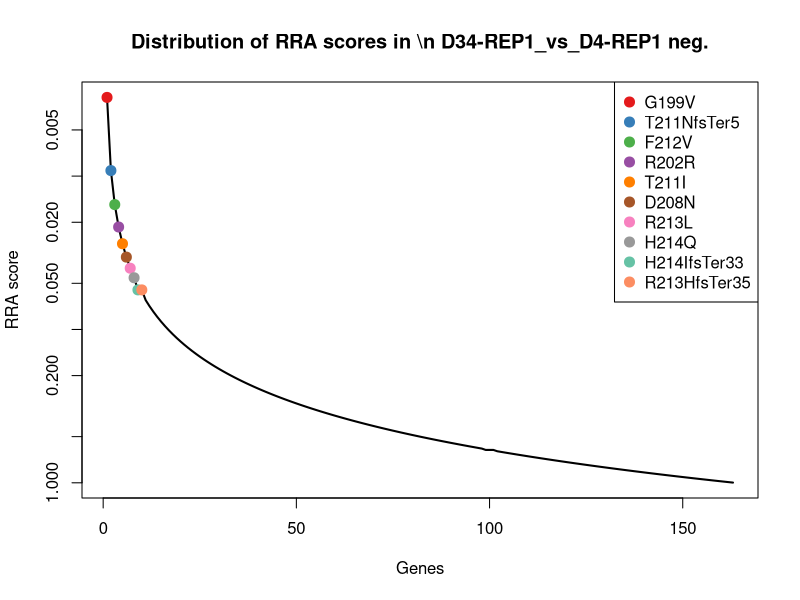
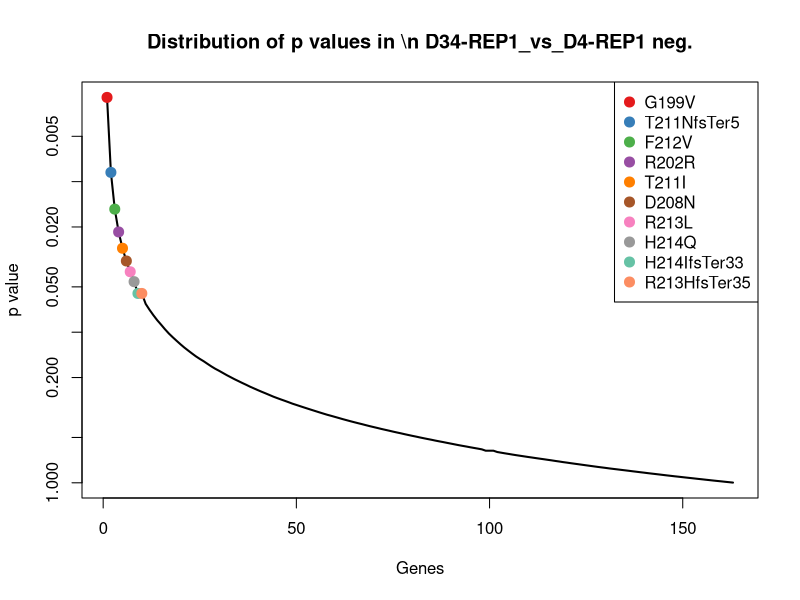
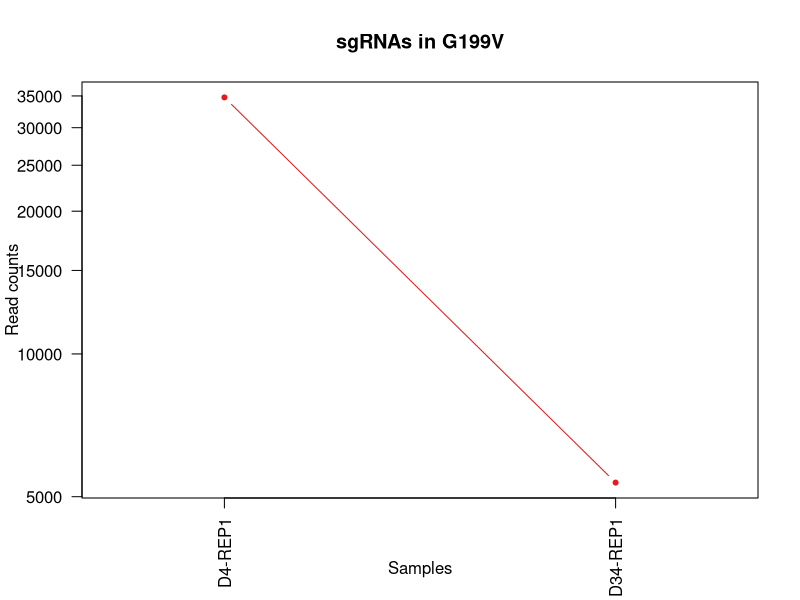
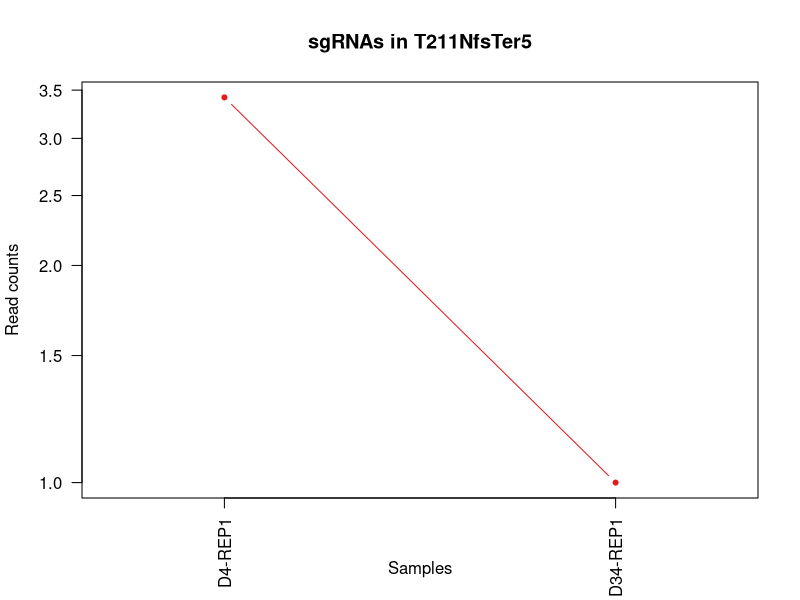
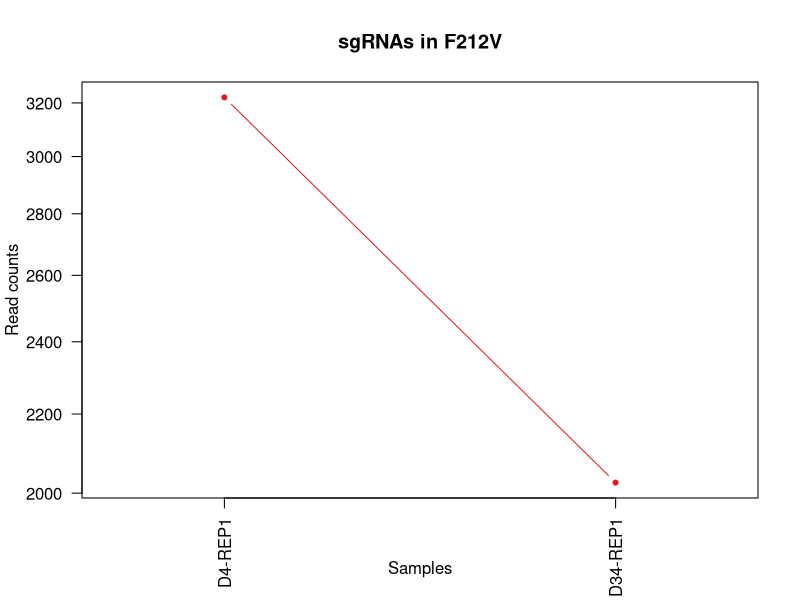
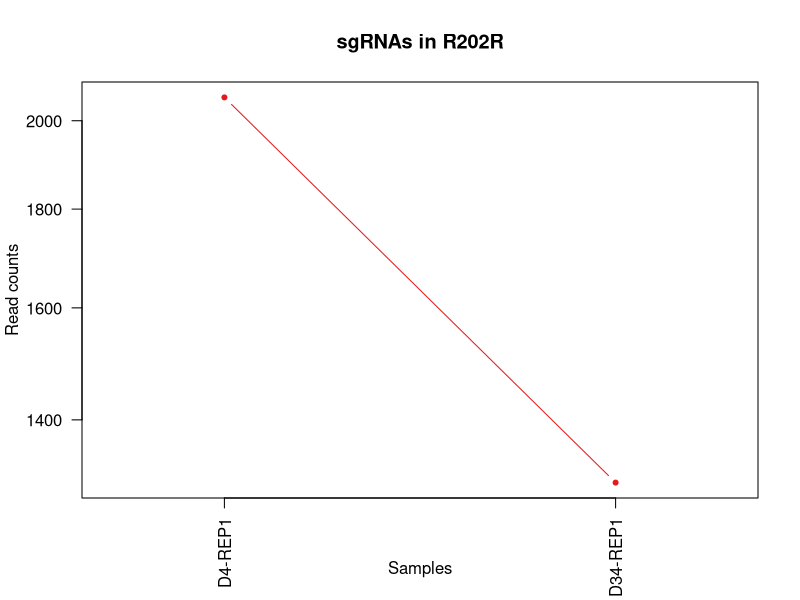
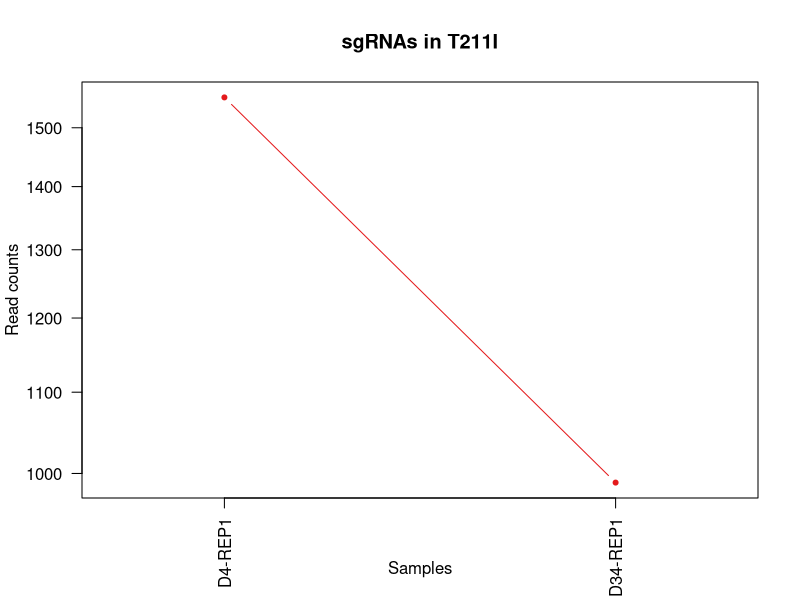
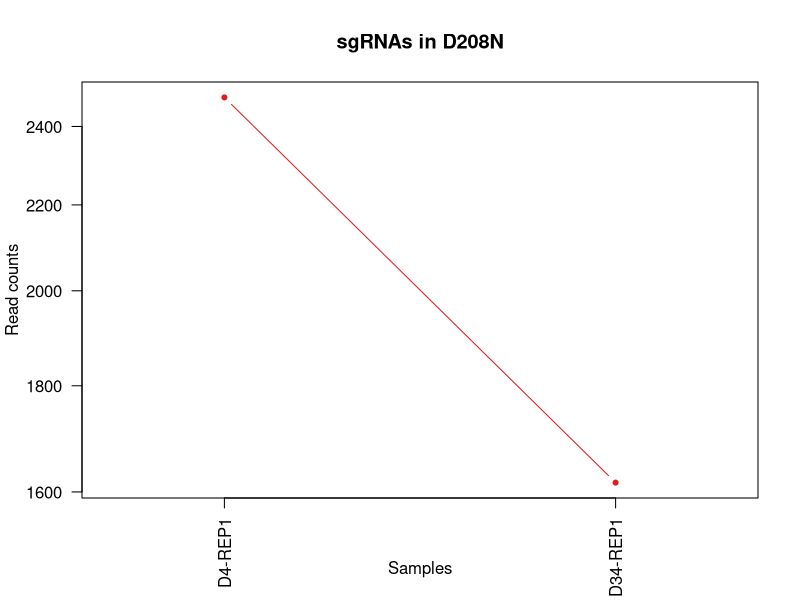

Generate these figures, in order, with R: (Note: this script raises an error after producing the figures.)
pdf(file='amp1_D34_D4_endogenous.pdf',width=4.5,height=4.5);
gstable=read.table('amp1_D34_D4_endogenous.gene_summary.txt',header=T)
# 
#
# parameters
# Do not modify the variables beginning with "__"

# gstablename='__GENE_SUMMARY_FILE__'
startindex=3
# outputfile='__OUTPUT_FILE__'
targetgenelist=c("G199V","T211NfsTer5","F212V","R202R","T211I","D208N","R213L","H214Q","H214IfsTer33","R213HfsTer35")
# samplelabel=sub('.\\w+.\\w+$','',colnames(gstable)[startindex]);
samplelabel='D34-REP1_vs_D4-REP1 neg.'


# You need to write some codes in front of this code:
# gstable=read.table(gstablename,header=T)
# pdf(file=outputfile,width=6,height=6)


# set up color using RColorBrewer
#library(RColorBrewer)
#colors <- brewer.pal(length(targetgenelist), "Set1")

colors=c( "#E41A1C", "#377EB8", "#4DAF4A", "#984EA3", "#FF7F00",  "#A65628", "#F781BF",
          "#999999", "#66C2A5", "#FC8D62", "#8DA0CB", "#E78AC3", "#A6D854", "#FFD92F", "#E5C494", "#B3B3B3", 
          "#8DD3C7", "#FFFFB3", "#BEBADA", "#FB8072", "#80B1D3", "#FDB462", "#B3DE69", "#FCCDE5",
          "#D9D9D9", "#BC80BD", "#CCEBC5", "#FFED6F")

######
# function definition

plotrankedvalues<-function(val, tglist, ...){
  
  plot(val,log='y',ylim=c(max(val),min(val)),type='l',lwd=2, ...)
  if(length(tglist)>0){
    for(i in 1:length(tglist)){
      targetgene=tglist[i];
      tx=which(names(val)==targetgene);ty=val[targetgene];
      points(tx,ty,col=colors[(i %% length(colors)) ],cex=2,pch=20)
      # text(tx+50,ty,targetgene,col=colors[i])
    }
    legend('topright',tglist,pch=20,pt.cex = 2,cex=1,col=colors)
  }
}



plotrandvalues<-function(val,targetgenelist, ...){
  # choose the one with the best distance distribution
  
  mindiffvalue=0;
  randval=val;
  for(i in 1:20){
    randval0=sample(val)
    vindex=sort(which(names(randval0) %in% targetgenelist))
    if(max(vindex)>0.9*length(val)){
      # print('pass...')
      next;
    }
    mindiffind=min(diff(vindex));
    if (mindiffind > mindiffvalue){
      mindiffvalue=mindiffind;
      randval=randval0;
      # print(paste('Diff: ',mindiffvalue))
    }
  }
  plot(randval,log='y',ylim=c(max(randval),min(randval)),pch=20,col='grey', ...)
  
  if(length(targetgenelist)>0){
    for(i in 1:length(targetgenelist)){
      targetgene=targetgenelist[i];
      tx=which(names(randval)==targetgene);ty=randval[targetgene];
      points(tx,ty,col=colors[(i %% length(colors)) ],cex=2,pch=20)
      text(tx+50,ty,targetgene,col=colors[i])
    }
  }
  
}




# set.seed(1235)



pvec=gstable[,startindex]
names(pvec)=gstable[,'id']
pvec=sort(pvec);

plotrankedvalues(pvec,targetgenelist,xlab='Genes',ylab='RRA score',main=paste('Distribution of RRA scores in \\n',samplelabel))

# plotrandvalues(pvec,targetgenelist,xlab='Genes',ylab='RRA score',main=paste('Distribution of RRA scores in \\n',samplelabel))


pvec=gstable[,startindex+1]
names(pvec)=gstable[,'id']
pvec=sort(pvec);

plotrankedvalues(pvec,targetgenelist,xlab='Genes',ylab='p value',main=paste('Distribution of p values in \\n',samplelabel))

# plotrandvalues(pvec,targetgenelist,xlab='Genes',ylab='p value',main=paste('Distribution of p values in \\n',samplelabel))



# you need to write after this code:
# dev.off()






# parameters
# Do not modify the variables beginning with "__"
targetmat=list(c(34750.984066054625,5353.354100682359))
targetgene="G199V"
collabel=c("D4-REP1","D34-REP1")

# set up color using RColorBrewer
#library(RColorBrewer)
#colors <- brewer.pal(length(targetgenelist), "Set1")

colors=c( "#E41A1C", "#377EB8", "#4DAF4A", "#984EA3", "#FF7F00",  "#A65628", "#F781BF",
          "#999999", "#66C2A5", "#FC8D62", "#8DA0CB", "#E78AC3", "#A6D854", "#FFD92F", "#E5C494", "#B3B3B3", 
          "#8DD3C7", "#FFFFB3", "#BEBADA", "#FB8072", "#80B1D3", "#FDB462", "#B3DE69", "#FCCDE5",
          "#D9D9D9", "#BC80BD", "#CCEBC5", "#FFED6F")


## code

targetmatvec=unlist(targetmat)+1
yrange=range(targetmatvec[targetmatvec>0]);
# yrange[1]=1; # set the minimum value to 1
for(i in 1:length(targetmat)){
  vali=targetmat[[i]]+1;
  if(i==1){
    plot(1:length(vali),vali,type='b',las=1,pch=20,main=paste('sgRNAs in',targetgene),ylab='Read counts',xlab='Samples',xlim=c(0.7,length(vali)+0.3),ylim = yrange,col=colors[(i %% length(colors))],xaxt='n',log='y')
    axis(1,at=1:length(vali),labels=(collabel),las=2)
    # lines(0:100,rep(1,101),col='black');
  }else{
    lines(1:length(vali),vali,type='b',pch=20,col=colors[(i %% length(colors))])
  }
}




# parameters
# Do not modify the variables beginning with "__"
targetmat=list(c(2.4195637295773453,0.0))
targetgene="T211NfsTer5"
collabel=c("D4-REP1","D34-REP1")

# set up color using RColorBrewer
#library(RColorBrewer)
#colors <- brewer.pal(length(targetgenelist), "Set1")

colors=c( "#E41A1C", "#377EB8", "#4DAF4A", "#984EA3", "#FF7F00",  "#A65628", "#F781BF",
          "#999999", "#66C2A5", "#FC8D62", "#8DA0CB", "#E78AC3", "#A6D854", "#FFD92F", "#E5C494", "#B3B3B3", 
          "#8DD3C7", "#FFFFB3", "#BEBADA", "#FB8072", "#80B1D3", "#FDB462", "#B3DE69", "#FCCDE5",
          "#D9D9D9", "#BC80BD", "#CCEBC5", "#FFED6F")


## code

targetmatvec=unlist(targetmat)+1
yrange=range(targetmatvec[targetmatvec>0]);
# yrange[1]=1; # set the minimum value to 1
for(i in 1:length(targetmat)){
  vali=targetmat[[i]]+1;
  if(i==1){
    plot(1:length(vali),vali,type='b',las=1,pch=20,main=paste('sgRNAs in',targetgene),ylab='Read counts',xlab='Samples',xlim=c(0.7,length(vali)+0.3),ylim = yrange,col=colors[(i %% length(colors))],xaxt='n',log='y')
    axis(1,at=1:length(vali),labels=(collabel),las=2)
    # lines(0:100,rep(1,101),col='black');
  }else{
    lines(1:length(vali),vali,type='b',pch=20,col=colors[(i %% length(colors))])
  }
}




# parameters
# Do not modify the variables beginning with "__"
targetmat=list(c(3220.4393240674467,2024.5823163152686))
targetgene="F212V"
collabel=c("D4-REP1","D34-REP1")

# set up color using RColorBrewer
#library(RColorBrewer)
#colors <- brewer.pal(length(targetgenelist), "Set1")

colors=c( "#E41A1C", "#377EB8", "#4DAF4A", "#984EA3", "#FF7F00",  "#A65628", "#F781BF",
          "#999999", "#66C2A5", "#FC8D62", "#8DA0CB", "#E78AC3", "#A6D854", "#FFD92F", "#E5C494", "#B3B3B3", 
          "#8DD3C7", "#FFFFB3", "#BEBADA", "#FB8072", "#80B1D3", "#FDB462", "#B3DE69", "#FCCDE5",
          "#D9D9D9", "#BC80BD", "#CCEBC5", "#FFED6F")


## code

targetmatvec=unlist(targetmat)+1
yrange=range(targetmatvec[targetmatvec>0]);
# yrange[1]=1; # set the minimum value to 1
for(i in 1:length(targetmat)){
  vali=targetmat[[i]]+1;
  if(i==1){
    plot(1:length(vali),vali,type='b',las=1,pch=20,main=paste('sgRNAs in',targetgene),ylab='Read counts',xlab='Samples',xlim=c(0.7,length(vali)+0.3),ylim = yrange,col=colors[(i %% length(colors))],xaxt='n',log='y')
    axis(1,at=1:length(vali),labels=(collabel),las=2)
    # lines(0:100,rep(1,101),col='black');
  }else{
    lines(1:length(vali),vali,type='b',pch=20,col=colors[(i %% length(colors))])
  }
}




# parameters
# Do not modify the variables beginning with "__"
targetmat=list(c(2055.419388275955,1298.0991903491108))
targetgene="R202R"
collabel=c("D4-REP1","D34-REP1")

# set up color using RColorBrewer
#library(RColorBrewer)
#colors <- brewer.pal(length(targetgenelist), "Set1")

colors=c( "#E41A1C", "#377EB8", "#4DAF4A", "#984EA3", "#FF7F00",  "#A65628", "#F781BF",
          "#999999", "#66C2A5", "#FC8D62", "#8DA0CB", "#E78AC3", "#A6D854", "#FFD92F", "#E5C494", "#B3B3B3", 
          "#8DD3C7", "#FFFFB3", "#BEBADA", "#FB8072", "#80B1D3", "#FDB462", "#B3DE69", "#FCCDE5",
          "#D9D9D9", "#BC80BD", "#CCEBC5", "#FFED6F")


## code

targetmatvec=unlist(targetmat)+1
yrange=range(targetmatvec[targetmatvec>0]);
# yrange[1]=1; # set the minimum value to 1
for(i in 1:length(targetmat)){
  vali=targetmat[[i]]+1;
  if(i==1){
    plot(1:length(vali),vali,type='b',las=1,pch=20,main=paste('sgRNAs in',targetgene),ylab='Read counts',xlab='Samples',xlim=c(0.7,length(vali)+0.3),ylim = yrange,col=colors[(i %% length(colors))],xaxt='n',log='y')
    axis(1,at=1:length(vali),labels=(collabel),las=2)
    # lines(0:100,rep(1,101),col='black');
  }else{
    lines(1:length(vali),vali,type='b',pch=20,col=colors[(i %% length(colors))])
  }
}




# parameters
# Do not modify the variables beginning with "__"
targetmat=list(c(1553.3599143886556,988.365067182701))
targetgene="T211I"
collabel=c("D4-REP1","D34-REP1")

# set up color using RColorBrewer
#library(RColorBrewer)
#colors <- brewer.pal(length(targetgenelist), "Set1")

colors=c( "#E41A1C", "#377EB8", "#4DAF4A", "#984EA3", "#FF7F00",  "#A65628", "#F781BF",
          "#999999", "#66C2A5", "#FC8D62", "#8DA0CB", "#E78AC3", "#A6D854", "#FFD92F", "#E5C494", "#B3B3B3", 
          "#8DD3C7", "#FFFFB3", "#BEBADA", "#FB8072", "#80B1D3", "#FDB462", "#B3DE69", "#FCCDE5",
          "#D9D9D9", "#BC80BD", "#CCEBC5", "#FFED6F")


## code

targetmatvec=unlist(targetmat)+1
yrange=range(targetmatvec[targetmatvec>0]);
# yrange[1]=1; # set the minimum value to 1
for(i in 1:length(targetmat)){
  vali=targetmat[[i]]+1;
  if(i==1){
    plot(1:length(vali),vali,type='b',las=1,pch=20,main=paste('sgRNAs in',targetgene),ylab='Read counts',xlab='Samples',xlim=c(0.7,length(vali)+0.3),ylim = yrange,col=colors[(i %% length(colors))],xaxt='n',log='y')
    axis(1,at=1:length(vali),labels=(collabel),las=2)
    # lines(0:100,rep(1,101),col='black');
  }else{
    lines(1:length(vali),vali,type='b',pch=20,col=colors[(i %% length(colors))])
  }
}




# parameters
# Do not modify the variables beginning with "__"
targetmat=list(c(2477.6332590872016,1615.6636705618625))
targetgene="D208N"
collabel=c("D4-REP1","D34-REP1")

# set up color using RColorBrewer
#library(RColorBrewer)
#colors <- brewer.pal(length(targetgenelist), "Set1")

colors=c( "#E41A1C", "#377EB8", "#4DAF4A", "#984EA3", "#FF7F00",  "#A65628", "#F781BF",
          "#999999", "#66C2A5", "#FC8D62", "#8DA0CB", "#E78AC3", "#A6D854", "#FFD92F", "#E5C494", "#B3B3B3", 
          "#8DD3C7", "#FFFFB3", "#BEBADA", "#FB8072", "#80B1D3", "#FDB462", "#B3DE69", "#FCCDE5",
          "#D9D9D9", "#BC80BD", "#CCEBC5", "#FFED6F")


## code

targetmatvec=unlist(targetmat)+1
yrange=range(targetmatvec[targetmatvec>0]);
# yrange[1]=1; # set the minimum value to 1
for(i in 1:length(targetmat)){
  vali=targetmat[[i]]+1;
  if(i==1){
    plot(1:length(vali),vali,type='b',las=1,pch=20,main=paste('sgRNAs in',targetgene),ylab='Read counts',xlab='Samples',xlim=c(0.7,length(vali)+0.3),ylim = yrange,col=colors[(i %% length(colors))],xaxt='n',log='y')
    axis(1,at=1:length(vali),labels=(collabel),las=2)
    # lines(0:100,rep(1,101),col='black');
  }else{
    lines(1:length(vali),vali,type='b',pch=20,col=colors[(i %% length(colors))])
  }
}




# parameters
# Do not modify the variables beginning with "__"
targetmat=list(c(17212.776372213233,11247.002837562302))
targetgene="R213L"
collabel=c("D4-REP1","D34-REP1")

# set up color using RColorBrewer
#library(RColorBrewer)
#colors <- brewer.pal(length(targetgenelist), "Set1")

colors=c( "#E41A1C", "#377EB8", "#4DAF4A", "#984EA3", "#FF7F00",  "#A65628", "#F781BF",
          "#999999", "#66C2A5", "#FC8D62", "#8DA0CB", "#E78AC3", "#A6D854", "#FFD92F", "#E5C494", "#B3B3B3", 
          "#8DD3C7", "#FFFFB3", "#BEBADA", "#FB8072", "#80B1D3", "#FDB462", "#B3DE69", "#FCCDE5",
          "#D9D9D9", "#BC80BD", "#CCEBC5", "#FFED6F")


## code

targetmatvec=unlist(targetmat)+1
yrange=range(targetmatvec[targetmatvec>0]);
# yrange[1]=1; # set the minimum value to 1
for(i in 1:length(targetmat)){
  vali=targetmat[[i]]+1;
  if(i==1){
    plot(1:length(vali),vali,type='b',las=1,pch=20,main=paste('sgRNAs in',targetgene),ylab='Read counts',xlab='Samples',xlim=c(0.7,length(vali)+0.3),ylim = yrange,col=colors[(i %% length(colors))],xaxt='n',log='y')
    axis(1,at=1:length(vali),labels=(collabel),las=2)
    # lines(0:100,rep(1,101),col='black');
  }else{
    lines(1:length(vali),vali,type='b',pch=20,col=colors[(i %% length(colors))])
  }
}




# parameters
# Do not modify the variables beginning with "__"
targetmat=list(c(2431.661548225232,1591.3025597510211))
targetgene="H214Q"
collabel=c("D4-REP1","D34-REP1")

# set up color using RColorBrewer
#library(RColorBrewer)
#colors <- brewer.pal(length(targetgenelist), "Set1")

colors=c( "#E41A1C", "#377EB8", "#4DAF4A", "#984EA3", "#FF7F00",  "#A65628", "#F781BF",
          "#999999", "#66C2A5", "#FC8D62", "#8DA0CB", "#E78AC3", "#A6D854", "#FFD92F", "#E5C494", "#B3B3B3", 
          "#8DD3C7", "#FFFFB3", "#BEBADA", "#FB8072", "#80B1D3", "#FDB462", "#B3DE69", "#FCCDE5",
          "#D9D9D9", "#BC80BD", "#CCEBC5", "#FFED6F")


## code

targetmatvec=unlist(targetmat)+1
yrange=range(targetmatvec[targetmatvec>0]);
# yrange[1]=1; # set the minimum value to 1
for(i in 1:length(targetmat)){
  vali=targetmat[[i]]+1;
  if(i==1){
    plot(1:length(vali),vali,type='b',las=1,pch=20,main=paste('sgRNAs in',targetgene),ylab='Read counts',xlab='Samples',xlim=c(0.7,length(vali)+0.3),ylim = yrange,col=colors[(i %% length(colors))],xaxt='n',log='y')
    axis(1,at=1:length(vali),labels=(collabel),las=2)
    # lines(0:100,rep(1,101),col='black');
  }else{
    lines(1:length(vali),vali,type='b',pch=20,col=colors[(i %% length(colors))])
  }
}




# parameters
# Do not modify the variables beginning with "__"
targetmat=list(c(0.0,0.8700396718157579))
targetgene="H214IfsTer33"
collabel=c("D4-REP1","D34-REP1")

# set up color using RColorBrewer
#library(RColorBrewer)
#colors <- brewer.pal(length(targetgenelist), "Set1")

colors=c( "#E41A1C", "#377EB8", "#4DAF4A", "#984EA3", "#FF7F00",  "#A65628", "#F781BF",
          "#999999", "#66C2A5", "#FC8D62", "#8DA0CB", "#E78AC3", "#A6D854", "#FFD92F", "#E5C494", "#B3B3B3", 
          "#8DD3C7", "#FFFFB3", "#BEBADA", "#FB8072", "#80B1D3", "#FDB462", "#B3DE69", "#FCCDE5",
          "#D9D9D9", "#BC80BD", "#CCEBC5", "#FFED6F")


## code

targetmatvec=unlist(targetmat)+1
yrange=range(targetmatvec[targetmatvec>0]);
# yrange[1]=1; # set the minimum value to 1
for(i in 1:length(targetmat)){
  vali=targetmat[[i]]+1;
  if(i==1){
    plot(1:length(vali),vali,type='b',las=1,pch=20,main=paste('sgRNAs in',targetgene),ylab='Read counts',xlab='Samples',xlim=c(0.7,length(vali)+0.3),ylim = yrange,col=colors[(i %% length(colors))],xaxt='n',log='y')
    axis(1,at=1:length(vali),labels=(collabel),las=2)
    # lines(0:100,rep(1,101),col='black');
  }else{
    lines(1:length(vali),vali,type='b',pch=20,col=colors[(i %% length(colors))])
  }
}




# parameters
# Do not modify the variables beginning with "__"
targetmat=list(c(1.2097818647886727,0.0))
targetgene="R213HfsTer35"
collabel=c("D4-REP1","D34-REP1")

# set up color using RColorBrewer
#library(RColorBrewer)
#colors <- brewer.pal(length(targetgenelist), "Set1")

colors=c( "#E41A1C", "#377EB8", "#4DAF4A", "#984EA3", "#FF7F00",  "#A65628", "#F781BF",
          "#999999", "#66C2A5", "#FC8D62", "#8DA0CB", "#E78AC3", "#A6D854", "#FFD92F", "#E5C494", "#B3B3B3", 
          "#8DD3C7", "#FFFFB3", "#BEBADA", "#FB8072", "#80B1D3", "#FDB462", "#B3DE69", "#FCCDE5",
          "#D9D9D9", "#BC80BD", "#CCEBC5", "#FFED6F")


## code

targetmatvec=unlist(targetmat)+1
yrange=range(targetmatvec[targetmatvec>0]);
# yrange[1]=1; # set the minimum value to 1
for(i in 1:length(targetmat)){
  vali=targetmat[[i]]+1;
  if(i==1){
    plot(1:length(vali),vali,type='b',las=1,pch=20,main=paste('sgRNAs in',targetgene),ylab='Read counts',xlab='Samples',xlim=c(0.7,length(vali)+0.3),ylim = yrange,col=colors[(i %% length(colors))],xaxt='n',log='y')
    axis(1,at=1:length(vali),labels=(collabel),las=2)
    # lines(0:100,rep(1,101),col='black');
  }else{
    lines(1:length(vali),vali,type='b',pch=20,col=colors[(i %% length(colors))])
  }
}



# 
#
# parameters
# Do not modify the variables beginning with "__"

# gstablename='__GENE_SUMMARY_FILE__'
startindex=9
# outputfile='__OUTPUT_FILE__'
targetgenelist=c("R196PfsTer13","P222RfsTer25","Y220EfsTer389","P219VfsTer30","P219Ter","E224A","V197G","V218_P219insR","P191QfsTer392","G187VfsTer60")
# samplelabel=sub('.\\w+.\\w+$','',colnames(gstable)[startindex]);
samplelabel='D34-REP1_vs_D4-REP1 pos.'


# You need to write some codes in front of this code:
# gstable=read.table(gstablename,header=T)
# pdf(file=outputfile,width=6,height=6)


# set up color using RColorBrewer
#library(RColorBrewer)
#colors <- brewer.pal(length(targetgenelist), "Set1")

colors=c( "#E41A1C", "#377EB8", "#4DAF4A", "#984EA3", "#FF7F00",  "#A65628", "#F781BF",
          "#999999", "#66C2A5", "#FC8D62", "#8DA0CB", "#E78AC3", "#A6D854", "#FFD92F", "#E5C494", "#B3B3B3", 
          "#8DD3C7", "#FFFFB3", "#BEBADA", "#FB8072", "#80B1D3", "#FDB462", "#B3DE69", "#FCCDE5",
          "#D9D9D9", "#BC80BD", "#CCEBC5", "#FFED6F")

######
# function definition

plotrankedvalues<-function(val, tglist, ...){
  
  plot(val,log='y',ylim=c(max(val),min(val)),type='l',lwd=2, ...)
  if(length(tglist)>0){
    for(i in 1:length(tglist)){
      targetgene=tglist[i];
      tx=which(names(val)==targetgene);ty=val[targetgene];
      points(tx,ty,col=colors[(i %% length(colors)) ],cex=2,pch=20)
      # text(tx+50,ty,targetgene,col=colors[i])
    }
    legend('topright',tglist,pch=20,pt.cex = 2,cex=1,col=colors)
  }
}



plotrandvalues<-function(val,targetgenelist, ...){
  # choose the one with the best distance distribution
  
  mindiffvalue=0;
  randval=val;
  for(i in 1:20){
    randval0=sample(val)
    vindex=sort(which(names(randval0) %in% targetgenelist))
    if(max(vindex)>0.9*length(val)){
      # print('pass...')
      next;
    }
    mindiffind=min(diff(vindex));
    if (mindiffind > mindiffvalue){
      mindiffvalue=mindiffind;
      randval=randval0;
      # print(paste('Diff: ',mindiffvalue))
    }
  }
  plot(randval,log='y',ylim=c(max(randval),min(randval)),pch=20,col='grey', ...)
  
  if(length(targetgenelist)>0){
    for(i in 1:length(targetgenelist)){
      targetgene=targetgenelist[i];
      tx=which(names(randval)==targetgene);ty=randval[targetgene];
      points(tx,ty,col=colors[(i %% length(colors)) ],cex=2,pch=20)
      text(tx+50,ty,targetgene,col=colors[i])
    }
  }
  
}




# set.seed(1235)



pvec=gstable[,startindex]
names(pvec)=gstable[,'id']
pvec=sort(pvec);

plotrankedvalues(pvec,targetgenelist,xlab='Genes',ylab='RRA score',main=paste('Distribution of RRA scores in \\n',samplelabel))

# plotrandvalues(pvec,targetgenelist,xlab='Genes',ylab='RRA score',main=paste('Distribution of RRA scores in \\n',samplelabel))


pvec=gstable[,startindex+1]
names(pvec)=gstable[,'id']
pvec=sort(pvec);

plotrankedvalues(pvec,targetgenelist,xlab='Genes',ylab='p value',main=paste('Distribution of p values in \\n',samplelabel))

# plotrandvalues(pvec,targetgenelist,xlab='Genes',ylab='p value',main=paste('Distribution of p values in \\n',samplelabel))



# you need to write after this code:
# dev.off()






# parameters
# Do not modify the variables beginning with "__"
targetmat=list(c(6.048909323943363,144.4265855214158))
targetgene="R196PfsTer13"
collabel=c("D4-REP1","D34-REP1")

# set up color using RColorBrewer
#library(RColorBrewer)
#colors <- brewer.pal(length(targetgenelist), "Set1")

colors=c( "#E41A1C", "#377EB8", "#4DAF4A", "#984EA3", "#FF7F00",  "#A65628", "#F781BF",
          "#999999", "#66C2A5", "#FC8D62", "#8DA0CB", "#E78AC3", "#A6D854", "#FFD92F", "#E5C494", "#B3B3B3", 
          "#8DD3C7", "#FFFFB3", "#BEBADA", "#FB8072", "#80B1D3", "#FDB462", "#B3DE69", "#FCCDE5",
          "#D9D9D9", "#BC80BD", "#CCEBC5", "#FFED6F")


## code

targetmatvec=unlist(targetmat)+1
yrange=range(targetmatvec[targetmatvec>0]);
# yrange[1]=1; # set the minimum value to 1
for(i in 1:length(targetmat)){
  vali=targetmat[[i]]+1;
  if(i==1){
    plot(1:length(vali),vali,type='b',las=1,pch=20,main=paste('sgRNAs in',targetgene),ylab='Read counts',xlab='Samples',xlim=c(0.7,length(vali)+0.3),ylim = yrange,col=colors[(i %% length(colors))],xaxt='n',log='y')
    axis(1,at=1:length(vali),labels=(collabel),las=2)
    # lines(0:100,rep(1,101),col='black');
  }else{
    lines(1:length(vali),vali,type='b',pch=20,col=colors[(i %% length(colors))])
  }
}




# parameters
# Do not modify the variables beginning with "__"
targetmat=list(c(141.5444781802747,2326.486082435337))
targetgene="P222RfsTer25"
collabel=c("D4-REP1","D34-REP1")

# set up color using RColorBrewer
#library(RColorBrewer)
#colors <- brewer.pal(length(targetgenelist), "Set1")

colors=c( "#E41A1C", "#377EB8", "#4DAF4A", "#984EA3", "#FF7F00",  "#A65628", "#F781BF",
          "#999999", "#66C2A5", "#FC8D62", "#8DA0CB", "#E78AC3", "#A6D854", "#FFD92F", "#E5C494", "#B3B3B3", 
          "#8DD3C7", "#FFFFB3", "#BEBADA", "#FB8072", "#80B1D3", "#FDB462", "#B3DE69", "#FCCDE5",
          "#D9D9D9", "#BC80BD", "#CCEBC5", "#FFED6F")


## code

targetmatvec=unlist(targetmat)+1
yrange=range(targetmatvec[targetmatvec>0]);
# yrange[1]=1; # set the minimum value to 1
for(i in 1:length(targetmat)){
  vali=targetmat[[i]]+1;
  if(i==1){
    plot(1:length(vali),vali,type='b',las=1,pch=20,main=paste('sgRNAs in',targetgene),ylab='Read counts',xlab='Samples',xlim=c(0.7,length(vali)+0.3),ylim = yrange,col=colors[(i %% length(colors))],xaxt='n',log='y')
    axis(1,at=1:length(vali),labels=(collabel),las=2)
    # lines(0:100,rep(1,101),col='black');
  }else{
    lines(1:length(vali),vali,type='b',pch=20,col=colors[(i %% length(colors))])
  }
}




# parameters
# Do not modify the variables beginning with "__"
targetmat=list(c(22.98585543098478,281.8928536683056))
targetgene="Y220EfsTer389"
collabel=c("D4-REP1","D34-REP1")

# set up color using RColorBrewer
#library(RColorBrewer)
#colors <- brewer.pal(length(targetgenelist), "Set1")

colors=c( "#E41A1C", "#377EB8", "#4DAF4A", "#984EA3", "#FF7F00",  "#A65628", "#F781BF",
          "#999999", "#66C2A5", "#FC8D62", "#8DA0CB", "#E78AC3", "#A6D854", "#FFD92F", "#E5C494", "#B3B3B3", 
          "#8DD3C7", "#FFFFB3", "#BEBADA", "#FB8072", "#80B1D3", "#FDB462", "#B3DE69", "#FCCDE5",
          "#D9D9D9", "#BC80BD", "#CCEBC5", "#FFED6F")


## code

targetmatvec=unlist(targetmat)+1
yrange=range(targetmatvec[targetmatvec>0]);
# yrange[1]=1; # set the minimum value to 1
for(i in 1:length(targetmat)){
  vali=targetmat[[i]]+1;
  if(i==1){
    plot(1:length(vali),vali,type='b',las=1,pch=20,main=paste('sgRNAs in',targetgene),ylab='Read counts',xlab='Samples',xlim=c(0.7,length(vali)+0.3),ylim = yrange,col=colors[(i %% length(colors))],xaxt='n',log='y')
    axis(1,at=1:length(vali),labels=(collabel),las=2)
    # lines(0:100,rep(1,101),col='black');
  }else{
    lines(1:length(vali),vali,type='b',pch=20,col=colors[(i %% length(colors))])
  }
}




# parameters
# Do not modify the variables beginning with "__"
targetmat=list(c(31.45432848450549,370.6369001935129))
targetgene="P219VfsTer30"
collabel=c("D4-REP1","D34-REP1")

# set up color using RColorBrewer
#library(RColorBrewer)
#colors <- brewer.pal(length(targetgenelist), "Set1")

colors=c( "#E41A1C", "#377EB8", "#4DAF4A", "#984EA3", "#FF7F00",  "#A65628", "#F781BF",
          "#999999", "#66C2A5", "#FC8D62", "#8DA0CB", "#E78AC3", "#A6D854", "#FFD92F", "#E5C494", "#B3B3B3", 
          "#8DD3C7", "#FFFFB3", "#BEBADA", "#FB8072", "#80B1D3", "#FDB462", "#B3DE69", "#FCCDE5",
          "#D9D9D9", "#BC80BD", "#CCEBC5", "#FFED6F")


## code

targetmatvec=unlist(targetmat)+1
yrange=range(targetmatvec[targetmatvec>0]);
# yrange[1]=1; # set the minimum value to 1
for(i in 1:length(targetmat)){
  vali=targetmat[[i]]+1;
  if(i==1){
    plot(1:length(vali),vali,type='b',las=1,pch=20,main=paste('sgRNAs in',targetgene),ylab='Read counts',xlab='Samples',xlim=c(0.7,length(vali)+0.3),ylim = yrange,col=colors[(i %% length(colors))],xaxt='n',log='y')
    axis(1,at=1:length(vali),labels=(collabel),las=2)
    # lines(0:100,rep(1,101),col='black');
  }else{
    lines(1:length(vali),vali,type='b',pch=20,col=colors[(i %% length(colors))])
  }
}




# parameters
# Do not modify the variables beginning with "__"
targetmat=list(c(0.0,18.270833108130915))
targetgene="P219Ter"
collabel=c("D4-REP1","D34-REP1")

# set up color using RColorBrewer
#library(RColorBrewer)
#colors <- brewer.pal(length(targetgenelist), "Set1")

colors=c( "#E41A1C", "#377EB8", "#4DAF4A", "#984EA3", "#FF7F00",  "#A65628", "#F781BF",
          "#999999", "#66C2A5", "#FC8D62", "#8DA0CB", "#E78AC3", "#A6D854", "#FFD92F", "#E5C494", "#B3B3B3", 
          "#8DD3C7", "#FFFFB3", "#BEBADA", "#FB8072", "#80B1D3", "#FDB462", "#B3DE69", "#FCCDE5",
          "#D9D9D9", "#BC80BD", "#CCEBC5", "#FFED6F")


## code

targetmatvec=unlist(targetmat)+1
yrange=range(targetmatvec[targetmatvec>0]);
# yrange[1]=1; # set the minimum value to 1
for(i in 1:length(targetmat)){
  vali=targetmat[[i]]+1;
  if(i==1){
    plot(1:length(vali),vali,type='b',las=1,pch=20,main=paste('sgRNAs in',targetgene),ylab='Read counts',xlab='Samples',xlim=c(0.7,length(vali)+0.3),ylim = yrange,col=colors[(i %% length(colors))],xaxt='n',log='y')
    axis(1,at=1:length(vali),labels=(collabel),las=2)
    # lines(0:100,rep(1,101),col='black');
  }else{
    lines(1:length(vali),vali,type='b',pch=20,col=colors[(i %% length(colors))])
  }
}




# parameters
# Do not modify the variables beginning with "__"
targetmat=list(c(978.7135286140361,10803.282604936267))
targetgene="E224A"
collabel=c("D4-REP1","D34-REP1")

# set up color using RColorBrewer
#library(RColorBrewer)
#colors <- brewer.pal(length(targetgenelist), "Set1")

colors=c( "#E41A1C", "#377EB8", "#4DAF4A", "#984EA3", "#FF7F00",  "#A65628", "#F781BF",
          "#999999", "#66C2A5", "#FC8D62", "#8DA0CB", "#E78AC3", "#A6D854", "#FFD92F", "#E5C494", "#B3B3B3", 
          "#8DD3C7", "#FFFFB3", "#BEBADA", "#FB8072", "#80B1D3", "#FDB462", "#B3DE69", "#FCCDE5",
          "#D9D9D9", "#BC80BD", "#CCEBC5", "#FFED6F")


## code

targetmatvec=unlist(targetmat)+1
yrange=range(targetmatvec[targetmatvec>0]);
# yrange[1]=1; # set the minimum value to 1
for(i in 1:length(targetmat)){
  vali=targetmat[[i]]+1;
  if(i==1){
    plot(1:length(vali),vali,type='b',las=1,pch=20,main=paste('sgRNAs in',targetgene),ylab='Read counts',xlab='Samples',xlim=c(0.7,length(vali)+0.3),ylim = yrange,col=colors[(i %% length(colors))],xaxt='n',log='y')
    axis(1,at=1:length(vali),labels=(collabel),las=2)
    # lines(0:100,rep(1,101),col='black');
  }else{
    lines(1:length(vali),vali,type='b',pch=20,col=colors[(i %% length(colors))])
  }
}




# parameters
# Do not modify the variables beginning with "__"
targetmat=list(c(411.32583402814873,4466.783675102101))
targetgene="V197G"
collabel=c("D4-REP1","D34-REP1")

# set up color using RColorBrewer
#library(RColorBrewer)
#colors <- brewer.pal(length(targetgenelist), "Set1")

colors=c( "#E41A1C", "#377EB8", "#4DAF4A", "#984EA3", "#FF7F00",  "#A65628", "#F781BF",
          "#999999", "#66C2A5", "#FC8D62", "#8DA0CB", "#E78AC3", "#A6D854", "#FFD92F", "#E5C494", "#B3B3B3", 
          "#8DD3C7", "#FFFFB3", "#BEBADA", "#FB8072", "#80B1D3", "#FDB462", "#B3DE69", "#FCCDE5",
          "#D9D9D9", "#BC80BD", "#CCEBC5", "#FFED6F")


## code

targetmatvec=unlist(targetmat)+1
yrange=range(targetmatvec[targetmatvec>0]);
# yrange[1]=1; # set the minimum value to 1
for(i in 1:length(targetmat)){
  vali=targetmat[[i]]+1;
  if(i==1){
    plot(1:length(vali),vali,type='b',las=1,pch=20,main=paste('sgRNAs in',targetgene),ylab='Read counts',xlab='Samples',xlim=c(0.7,length(vali)+0.3),ylim = yrange,col=colors[(i %% length(colors))],xaxt='n',log='y')
    axis(1,at=1:length(vali),labels=(collabel),las=2)
    # lines(0:100,rep(1,101),col='black');
  }else{
    lines(1:length(vali),vali,type='b',pch=20,col=colors[(i %% length(colors))])
  }
}




# parameters
# Do not modify the variables beginning with "__"
targetmat=list(c(629.0865696901097,6638.4026959542325))
targetgene="V218_P219insR"
collabel=c("D4-REP1","D34-REP1")

# set up color using RColorBrewer
#library(RColorBrewer)
#colors <- brewer.pal(length(targetgenelist), "Set1")

colors=c( "#E41A1C", "#377EB8", "#4DAF4A", "#984EA3", "#FF7F00",  "#A65628", "#F781BF",
          "#999999", "#66C2A5", "#FC8D62", "#8DA0CB", "#E78AC3", "#A6D854", "#FFD92F", "#E5C494", "#B3B3B3", 
          "#8DD3C7", "#FFFFB3", "#BEBADA", "#FB8072", "#80B1D3", "#FDB462", "#B3DE69", "#FCCDE5",
          "#D9D9D9", "#BC80BD", "#CCEBC5", "#FFED6F")


## code

targetmatvec=unlist(targetmat)+1
yrange=range(targetmatvec[targetmatvec>0]);
# yrange[1]=1; # set the minimum value to 1
for(i in 1:length(targetmat)){
  vali=targetmat[[i]]+1;
  if(i==1){
    plot(1:length(vali),vali,type='b',las=1,pch=20,main=paste('sgRNAs in',targetgene),ylab='Read counts',xlab='Samples',xlim=c(0.7,length(vali)+0.3),ylim = yrange,col=colors[(i %% length(colors))],xaxt='n',log='y')
    axis(1,at=1:length(vali),labels=(collabel),las=2)
    # lines(0:100,rep(1,101),col='black');
  }else{
    lines(1:length(vali),vali,type='b',pch=20,col=colors[(i %% length(colors))])
  }
}




# parameters
# Do not modify the variables beginning with "__"
targetmat=list(c(39.9228015380262,388.9077333016438))
targetgene="P191QfsTer392"
collabel=c("D4-REP1","D34-REP1")

# set up color using RColorBrewer
#library(RColorBrewer)
#colors <- brewer.pal(length(targetgenelist), "Set1")

colors=c( "#E41A1C", "#377EB8", "#4DAF4A", "#984EA3", "#FF7F00",  "#A65628", "#F781BF",
          "#999999", "#66C2A5", "#FC8D62", "#8DA0CB", "#E78AC3", "#A6D854", "#FFD92F", "#E5C494", "#B3B3B3", 
          "#8DD3C7", "#FFFFB3", "#BEBADA", "#FB8072", "#80B1D3", "#FDB462", "#B3DE69", "#FCCDE5",
          "#D9D9D9", "#BC80BD", "#CCEBC5", "#FFED6F")


## code

targetmatvec=unlist(targetmat)+1
yrange=range(targetmatvec[targetmatvec>0]);
# yrange[1]=1; # set the minimum value to 1
for(i in 1:length(targetmat)){
  vali=targetmat[[i]]+1;
  if(i==1){
    plot(1:length(vali),vali,type='b',las=1,pch=20,main=paste('sgRNAs in',targetgene),ylab='Read counts',xlab='Samples',xlim=c(0.7,length(vali)+0.3),ylim = yrange,col=colors[(i %% length(colors))],xaxt='n',log='y')
    axis(1,at=1:length(vali),labels=(collabel),las=2)
    # lines(0:100,rep(1,101),col='black');
  }else{
    lines(1:length(vali),vali,type='b',pch=20,col=colors[(i %% length(colors))])
  }
}




# parameters
# Do not modify the variables beginning with "__"
targetmat=list(c(52.020620185912925,503.7529699813238))
targetgene="G187VfsTer60"
collabel=c("D4-REP1","D34-REP1")

# set up color using RColorBrewer
#library(RColorBrewer)
#colors <- brewer.pal(length(targetgenelist), "Set1")

colors=c( "#E41A1C", "#377EB8", "#4DAF4A", "#984EA3", "#FF7F00",  "#A65628", "#F781BF",
          "#999999", "#66C2A5", "#FC8D62", "#8DA0CB", "#E78AC3", "#A6D854", "#FFD92F", "#E5C494", "#B3B3B3", 
          "#8DD3C7", "#FFFFB3", "#BEBADA", "#FB8072", "#80B1D3", "#FDB462", "#B3DE69", "#FCCDE5",
          "#D9D9D9", "#BC80BD", "#CCEBC5", "#FFED6F")


## code

targetmatvec=unlist(targetmat)+1
yrange=range(targetmatvec[targetmatvec>0]);
# yrange[1]=1; # set the minimum value to 1
for(i in 1:length(targetmat)){
  vali=targetmat[[i]]+1;
  if(i==1){
    plot(1:length(vali),vali,type='b',las=1,pch=20,main=paste('sgRNAs in',targetgene),ylab='Read counts',xlab='Samples',xlim=c(0.7,length(vali)+0.3),ylim = yrange,col=colors[(i %% length(colors))],xaxt='n',log='y')
    axis(1,at=1:length(vali),labels=(collabel),las=2)
    # lines(0:100,rep(1,101),col='black');
  }else{
    lines(1:length(vali),vali,type='b',pch=20,col=colors[(i %% length(colors))])
  }
}



dev.off()
Sweave("amp1_D34_D4_endogenous_summary.Rnw");
library(tools);

texi2dvi("amp1_D34_D4_endogenous_summary.tex",pdf=TRUE);
